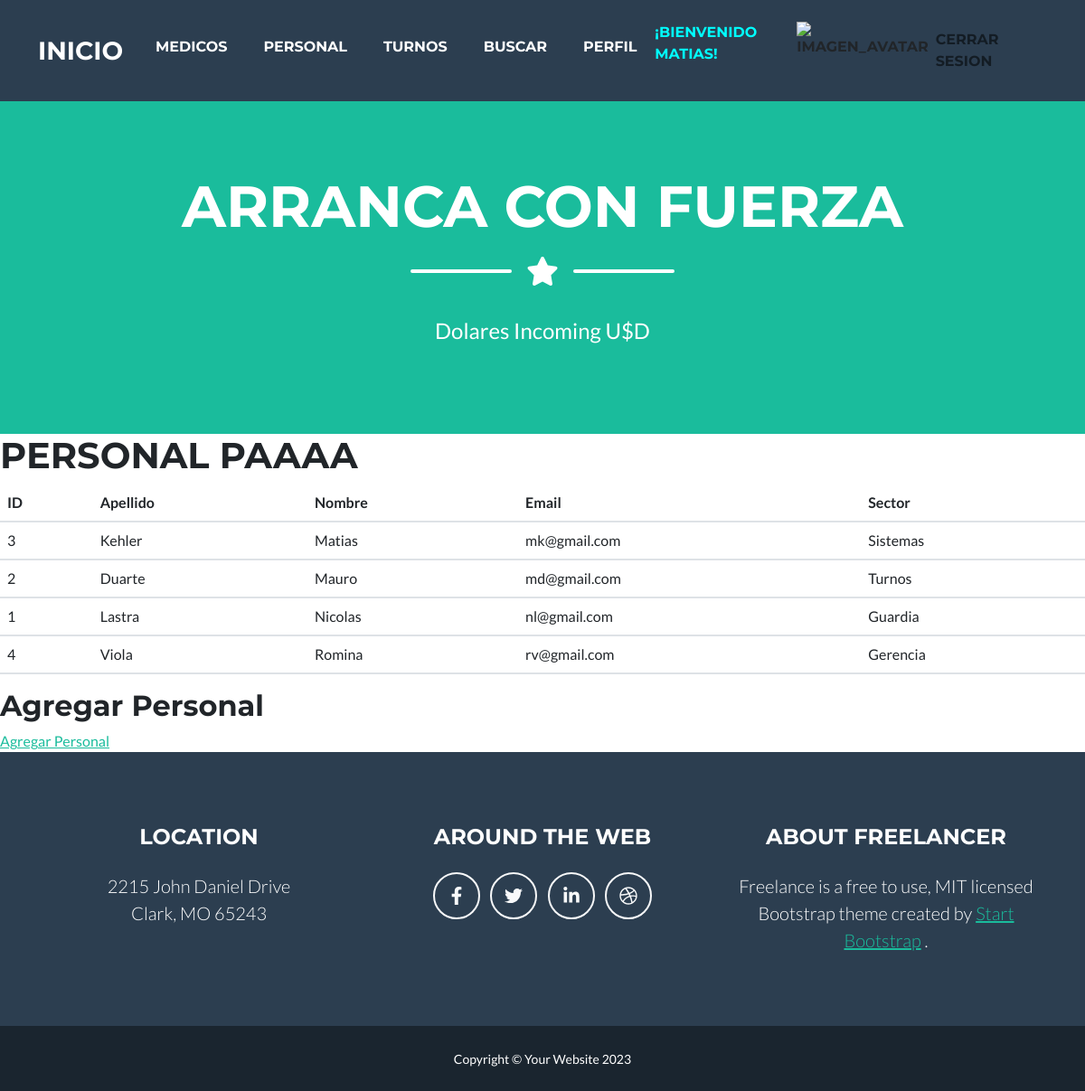
The page /personal/ (signed in) on the database its author committed.
### medicos/models.py (models this page shows, shortened)
class Personal(models.Model):
    apellido = models.CharField(max_length= 15)
    nombre = models.CharField(max_length= 15)
    email = models.EmailField()
    sector = models.CharField(max_length= 15)
    class Meta:
        verbose_name = "Personal"
        verbose_name_plural = "Personal pero en plural"
        ordering = ['nombre']

### medicos/views.py (the view)
# urls.py: path('personal/', personal, name= "personal"),
@login_required
def personal(request):
    test = {'personas': Personal.objects.all()}
    return render(request, "medicos/personal.html", test)

### medicos/templates/medicos/personal.html
{% extends 'medicos/base.html' %}
{% load static %}
{% block contenido %}
    <h1>PERSONAL PAAAA</h1>
    <table class="table">
        <thead>
            <tr>
                <th>ID</th>
                <th>Apellido</th>
                <th>Nombre</th>
                <th>Email</th>
                <th>Sector</th>
            </tr>
        </thead>
        <tbody>
            {% for p in personas %}
            <tr>
                <td>{{ p.id }}</td>
                <td>{{ p.apellido }}</td>
                <td>{{ p.nombre }}</td>
                <td>{{ p.email }}</td>
                <td>{{ p.sector }}</td>
            </tr>
            {% endfor %}
        </tbody>
    </table>
    <h2>Agregar Personal</h2>
    <a href="{% url 'agregar_personal' %}">Agregar Personal</a>
{% endblock contenido %}

### medicos/templates/medicos/base.html (shortened to what this page needs)
<!DOCTYPE html>
<html lang="en">
    <head>
        {% load static %}
        <link href="{% static 'medicos/css/styles.css' %}" rel="stylesheet" />
    </head>
    <body id="page-top">
        <nav class="navbar navbar-expand-lg bg-secondary text-uppercase fixed-top" id="mainNav">
            <div class="container">
                <a class="navbar-brand" href="{% url 'home' %}">Inicio</a>
                <div class="collapse navbar-collapse" id="navbarResponsive">
                    <ul class="navbar-nav ms-auto">
                        {% if user.is_authenticated %}
                            <li class="nav-item mx-0 mx-lg-1"><a class="nav-link py-3 px-0 px-lg-3 rounded" href="{% url 'medicos' %}">Medicos</a></li>
                            <li class="nav-item mx-0 mx-lg-1"><a class="nav-link py-3 px-0 px-lg-3 rounded" href="{% url 'personal' %}">Personal</a></li>
                            <li class="nav-item mx-0 mx-lg-1"><a class="nav-link py-3 px-0 px-lg-3 rounded" href="{% url 'turnos' %}">Turnos</a></li>
                            <li class="nav-item mx-0 mx-lg-1"><a class="nav-link py-3 px-0 px-lg-3 rounded" href="{% url 'buscar_medico' %}">Buscar</a></li>
                            <li class="nav-item mx-0 mx-lg-1"><a class="nav-link py-3 px-0 px-lg-3 rounded" href="{% url 'editarPerfil' %}">Perfil</a></li>
                            <p style="color: aqua;">¡Bienvenido {{user.username}}!</p>
                            <div class="text-center">
                                <img src="{{ request.session.avatar }}" height="40px" weigth="49px" alt="imagen_avatar">
                            </div>
                            <a class="nav-link" href="{% url 'logout' %}">Cerrar Sesion</a>
                        {% else %}
                            <li class="nav-item mx-0 mx-lg-1"><a class="nav-link py-3 px-0 px-lg-3 rounded" href="{% url 'registro' %}">Registrarse</a></li>
                            <li class="nav-item mx-0 mx-lg-1"><a class="nav-link py-3 px-0 px-lg-3 rounded" href="{% url 'login' %}">Iniciar Sesion</a></li>
                            <li></li>
                        {% endif %}
                    </ul>
                </div>
            </div>
        </nav>
        <header class="masthead bg-primary text-white text-center">
            <div class="container d-flex align-items-center flex-column">
                <h1 class="masthead-heading text-uppercase mb-0">Arranca con Fuerza</h1>
                <div class="divider-custom divider-light">
                    <div class="divider-custom-line"></div>
                    <div class="divider-custom-icon"><i class="fas fa-star"></i></div>
                    <div class="divider-custom-line"></div>
                </div>
                <p class="masthead-subheading font-weight-light mb-0">Dolares Incoming U$D</p>
            </div>
        </header>
        {% block contenido %}
        {% endblock contenido %}
        <footer class="footer text-center">
            <div class="container">
                <div class="row">
                    <div class="col-lg-4 mb-5 mb-lg-0">
                        <h4 class="text-uppercase mb-4">Location</h4>
                        <p class="lead mb-0">
                            2215 John Daniel Drive
                            <br />
                            Clark, MO 65243
                        </p>
                    </div>
                    <div class="col-lg-4 mb-5 mb-lg-0">
                        <h4 class="text-uppercase mb-4">Around the Web</h4>
                        <a class="btn btn-outline-light btn-social mx-1" href="#!"><i class="fab fa-fw fa-facebook-f"></i></a>
                        <a class="btn btn-outline-light btn-social mx-1" href="#!"><i class="fab fa-fw fa-twitter"></i></a>
                        <a class="btn btn-outline-light btn-social mx-1" href="#!"><i class="fab fa-fw fa-linkedin-in"></i></a>
                        <a class="btn btn-outline-light btn-social mx-1" href="#!"><i class="fab fa-fw fa-dribbble"></i></a>
                    </div>
                    <div class="col-lg-4">
                        <h4 class="text-uppercase mb-4">About Freelancer</h4>
                        <p class="lead mb-0">
                            Freelance is a free to use, MIT licensed Bootstrap theme created by
                            <a href="http://startbootstrap.com">Start Bootstrap</a>
                            .
                        </p>
                    </div>
                </div>
            </div>
        </footer>
        <div class="copyright py-4 text-center text-white">
            <div class="container"><small>Copyright &copy; Your Website 2023</small></div>
        </div>
    </body>
</html>

### rows shown on the page
Personal: id "3", apellido "Kehler", nombre "Matias", email "mk@gmail.com", sector "Sistemas"
Personal: id "2", apellido "Duarte", nombre "Mauro", email "md@gmail.com", sector "Turnos"
Personal: id "1", apellido "Lastra", nombre "Nicolas", email "nl@gmail.com", sector "Guardia"
Personal: id "4", apellido "Viola", nombre "Romina", email "rv@gmail.com", sector "Gerencia"

### other values the page prints
{{ user.username }} "MATIAS"
